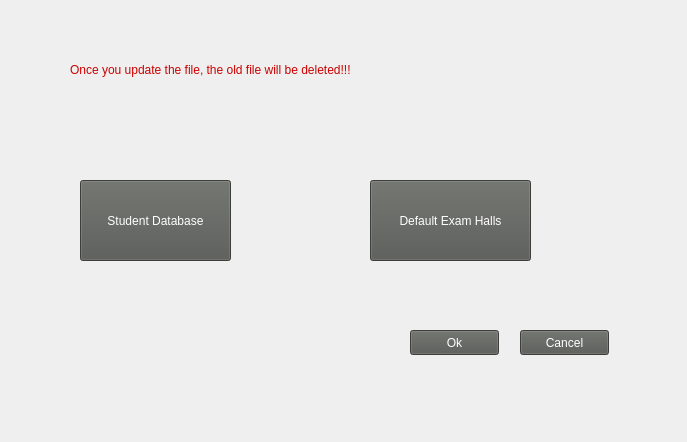
<?xml version="1.0" encoding="UTF-8"?>
<ui version="4.0">
 <class>Form</class>
 <widget class="QWidget" name="Form">
  <property name="geometry">
   <rect>
    <x>0</x>
    <y>0</y>
    <width>687</width>
    <height>442</height>
   </rect>
  </property>
  <property name="windowTitle">
   <string>Form</string>
  </property>
  <widget class="QLabel" name="label">
   <property name="geometry">
    <rect>
     <x>70</x>
     <y>60</y>
     <width>451</width>
     <height>20</height>
    </rect>
   </property>
   <property name="styleSheet">
    <string notr="true">font: 75 11pt &quot;Tibetan Machine Uni&quot;;
color: rgb(204, 0, 0);</string>
   </property>
   <property name="text">
    <string>Once you update the file, the old file will be deleted!!!</string>
   </property>
  </widget>
  <widget class="QPushButton" name="pushButton">
   <property name="geometry">
    <rect>
     <x>80</x>
     <y>180</y>
     <width>151</width>
     <height>81</height>
    </rect>
   </property>
   <property name="styleSheet">
    <string notr="true">font: 75 11pt &quot;Tibetan Machine Uni&quot;;
background-color: rgb(85, 87, 83);
color: rgb(255, 255, 255);</string>
   </property>
   <property name="text">
    <string>Student Database</string>
   </property>
  </widget>
  <widget class="QPushButton" name="pushButton_2">
   <property name="geometry">
    <rect>
     <x>370</x>
     <y>180</y>
     <width>161</width>
     <height>81</height>
    </rect>
   </property>
   <property name="styleSheet">
    <string notr="true">font: 75 11pt &quot;Tibetan Machine Uni&quot;;
background-color: rgb(85, 87, 83);
color: rgb(255, 255, 255);</string>
   </property>
   <property name="text">
    <string>Default Exam Halls</string>
   </property>
  </widget>
  <widget class="QPushButton" name="pushButton_3">
   <property name="geometry">
    <rect>
     <x>410</x>
     <y>330</y>
     <width>89</width>
     <height>25</height>
    </rect>
   </property>
   <property name="styleSheet">
    <string notr="true">font: 75 11pt &quot;Tibetan Machine Uni&quot;;
background-color: rgb(85, 87, 83);
color: rgb(255, 255, 255);</string>
   </property>
   <property name="text">
    <string>Ok</string>
   </property>
  </widget>
  <widget class="QPushButton" name="pushButton_4">
   <property name="geometry">
    <rect>
     <x>520</x>
     <y>330</y>
     <width>89</width>
     <height>25</height>
    </rect>
   </property>
   <property name="styleSheet">
    <string notr="true">font: 75 11pt &quot;Tibetan Machine Uni&quot;;
background-color: rgb(85, 87, 83);
color: rgb(255, 255, 255);</string>
   </property>
   <property name="text">
    <string>Cancel</string>
   </property>
  </widget>
 </widget>
 <resources/>
 <connections/>
</ui>
